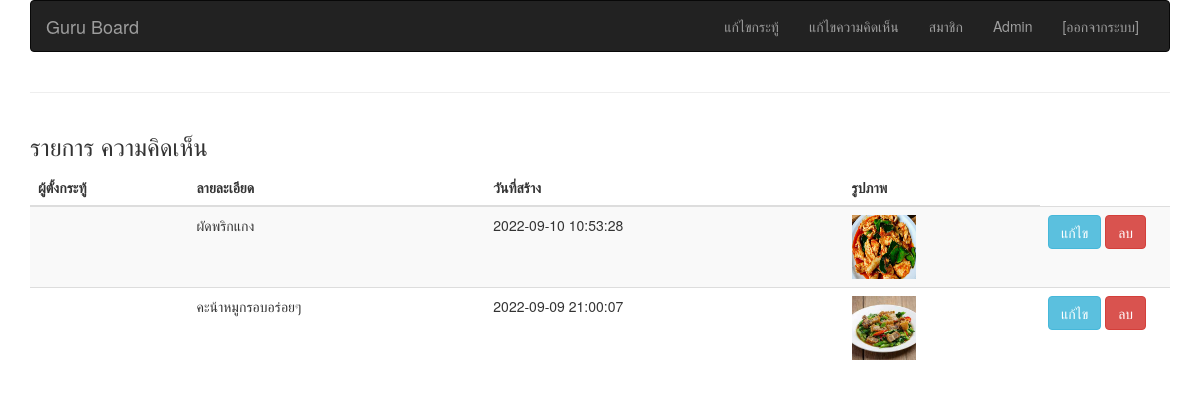
The app's page /admin_reply.php (signed in) with its own data.
### tables this page shows
CREATE TABLE `reply` (
  `rp_id` int(11) NOT NULL,
  `rp_detail` text NOT NULL COMMENT 'แสดงความคิดเห็น',
  `rp_created` datetime NOT NULL,
  `qt_id` int(11) NOT NULL,
  `rp_image` varchar(100) NOT NULL,
  `m_id` int(11) NOT NULL
);

### admin_reply.php (the view, shortened to what this page needs)
<?php
include 'include/header.php';
?>
</head>
<body>
	<div class="container">
		<div class="row">
			<div class="col-md-12">
				<?php include 'include/top_menu.php' ?>
			</div>
		</div>
		<hr>
		<div class="row">
			<div class="col-md-12">
				<h3>รายการ ความคิดเห็น </h3>
				<div class="table-responsive">
                <table class="table table-striped">
                        <thead>
                            <tr>
                                <th>ผู้ตั้งกระทู้</th>
                                <th>ลายละเอียด</th>
                                <th>วันที่สร้าง</th>
                                <th>รูปภาพ</th>
                            </tr>
                        </thead>
                        <tbody>
                            <?php
                            $sql = $db_con->prepare("SELECT * FROM reply LEFT JOIN member ON (reply.m_id = member.m_id) ORDER BY reply.rp_id DESC");
                            $sql->execute();
                            $result = $sql->fetchAll();
                            ?>
                            <tr>
                                <?php foreach ($result as $row) { ?>
                                    <td><?php echo $row['m_name'] ?></td>
                                    <td><?php echo $row["rp_detail"]; ?></td>
									<td><?php echo $row["rp_created"]; ?></td>
                                    <td><?php
										if ($row["rp_image"] != null) {
										?>
											<img src="uploads/reply/<?php echo $row['rp_image'] ?>" width="64" height="64">
										<?php
										}
										?></td>
									<td width="130">
										<a class="btn btn-info" href="admin_edit_reply.php?edit=<?php echo $row["rp_id"]; ?>" role="button">แก้ไข</a>
										<a class="btn btn-danger" href="reply_me.php?del=<?php echo $row["rp_id"]; ?>" onclick="return confirm('ท่านต้องการลบแถวนี้ใช่หรือไม่');" role="button">ลบ</a>
									</td>
                            </tr>
                        <?php } ?>
                        </tbody>
                    </table>
				</div>
			</div>
		</div>
	</div>
</body>
</html>

### records on screen
reply: rp_detail "ผัดพริกแกง", rp_created "2022-09-10 10:53:28", rp_image (picture)
reply: rp_detail "คะน้าหมูกรอบอร่อยๆ", rp_created "2022-09-09 21:00:07", rp_image (picture)

### other values on screen
$_SESSION["member_name"] "Admin"
